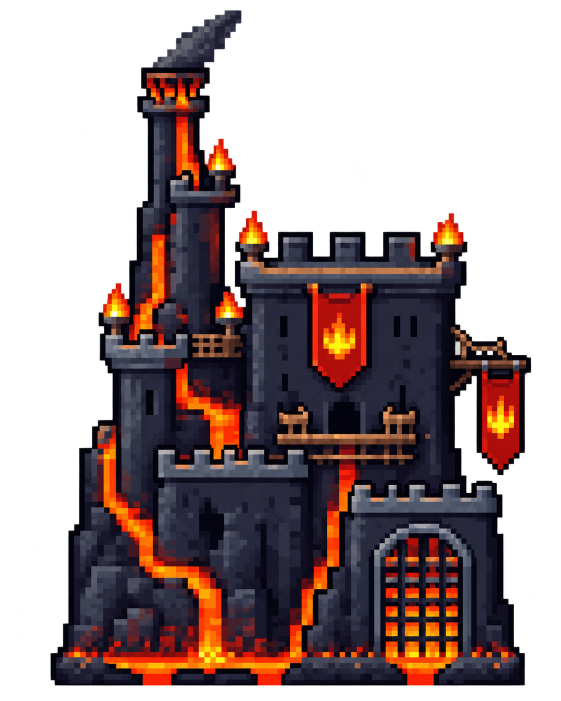
#> input picture assets/castles/fire-16bit.png, 1122 x 1402 px, found by its file name (shown at 1/2 size); its folder holds 4 pictures in this run
$ python shrink-castles.py
#> lines starting #> are read from the running program, lines starting #| are printed output that depends on the picture
# Makes the game-sized castle sprites the build embeds: crop each chosen full-size sprite to its
# visible pixels and scale it to 216px wide (about twice its on-screen size). Run from the repo root.
from PIL import Image
pick = {'fire': 'fire-16bit', 'water': 'water-16bit', 'nature': 'nature-16bit'}
for el in ['fire', 'water', 'nature', 'ice', 'lightning', 'dark', 'light', 'void', 'salty', 'sweet', 'meat', 'treat']:
    f = pick.get(el) or (el + ('-16bit-v3' if el in ['ice', 'meat', 'salty', 'light', 'void'] else '-16bit-v2'))
    im = Image.open(f'assets/castles/{f}.png').convert('RGBA'); im = im.crop(im.getbbox())
#> further down, im is the input picture: PIL image 1122x1402 RGBA; mean R, G, B, A 37.8, 21.7, 21.6, 126.9
#> after `im = im.crop(im.getbbox())`:
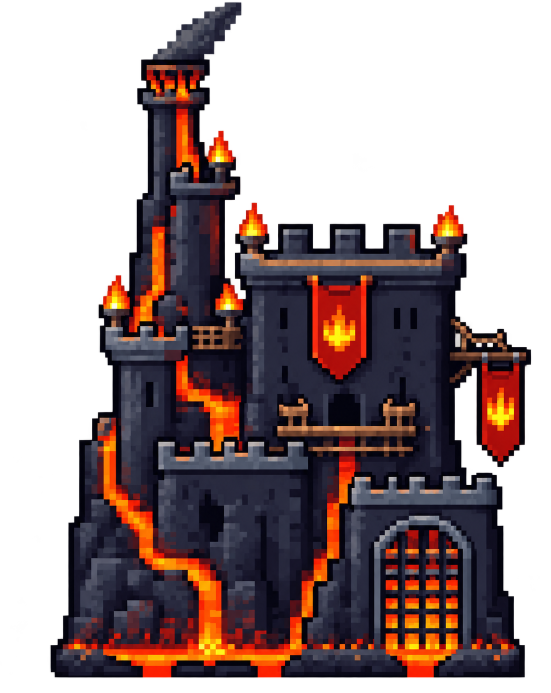
#> im: PIL image 1102x1386 RGBA (shown at 1/2 size); mean R, G, B, A 38.9, 22.4, 22.3, 130.7; transparent parts drawn white
    w = 216; out = im.resize((w, round(im.height * w / im.width)), Image.LANCZOS)
#> after `out = im.resize((w, round(im.height * w / im.width)), Image.LANCZOS)`:
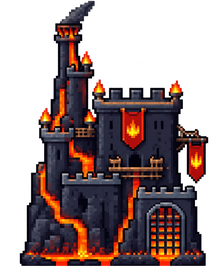
#> out: PIL image 216x272 RGBA; mean R, G, B, A 39.3, 22.4, 22.3, 130.7; transparent parts drawn white
#> (the run stopped early here; a loop or call above may not have finished)
